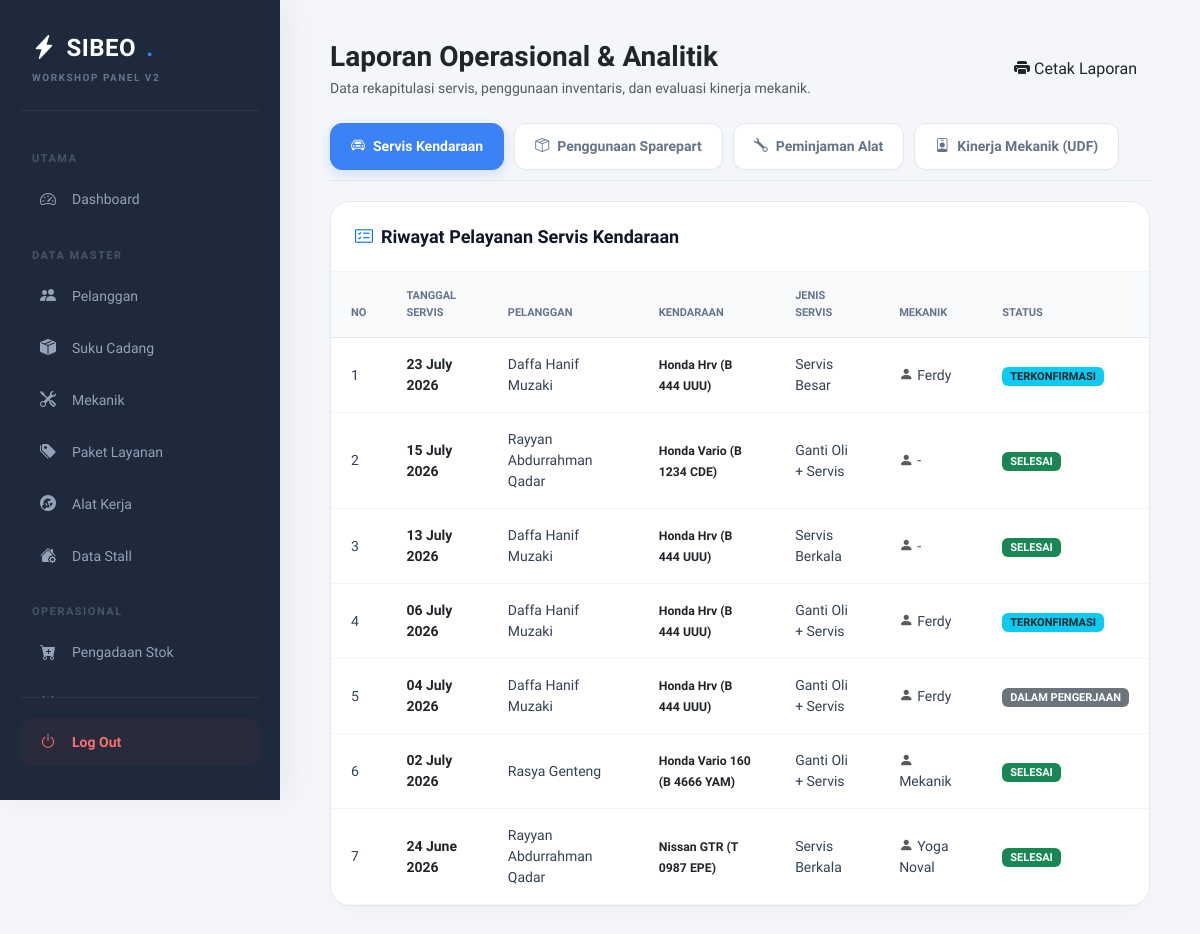
The app's page /admin/laporan.php with its own data.
### tables this page shows
CREATE TABLE `tbl_booking` (
  `id_booking` int(11) NOT NULL,
  `kode_booking` varchar(20) NOT NULL,
  `id_pelanggan` int(11) NOT NULL,
  `id_kendaraan` int(11) NOT NULL,
  `id_paket` int(11) NOT NULL,
  `id_stall` int(11) DEFAULT NULL,
  `id_mekanik` int(11) DEFAULT NULL,
  `tanggal_servis` date NOT NULL,
  `jam_servis` time NOT NULL,
  `keluhan` text NOT NULL,
  `status` varchar(30) NOT NULL DEFAULT 'menunggu',
  `created_at` timestamp NOT NULL DEFAULT current_timestamp()
);

CREATE TABLE `tbl_pelanggan` (
  `id_pelanggan` int(11) NOT NULL,
  `nomor_pelanggan` varchar(20) NOT NULL,
  `nama_lengkap` varchar(100) NOT NULL,
  `nik` varchar(16) NOT NULL,
  `no_telepon` varchar(15) NOT NULL,
  `email` varchar(100) NOT NULL,
  `alamat` text NOT NULL,
  `password` varchar(50) NOT NULL,
  `status` enum('aktif','nonaktif') NOT NULL DEFAULT 'aktif',
  `created_at` timestamp NOT NULL DEFAULT current_timestamp()
);

CREATE TABLE `tbl_paket_layanan` (
  `id_paket` int(11) NOT NULL,
  `nama_paket` varchar(100) NOT NULL,
  `deskripsi` text NOT NULL,
  `harga` decimal(12,2) NOT NULL
);

### admin/laporan.php (the view, shortened to what this page needs)
<?php
include "../config/koneksi.php";
function safe_text($value) {
    return htmlspecialchars((string)$value, ENT_QUOTES, 'UTF-8');
}
?>
<!DOCTYPE html>
<html lang="id">
<head>
    <link href="https://cdn.jsdelivr.net/npm/bootstrap@5.3.0/dist/css/bootstrap.min.css" rel="stylesheet">
    <link rel="stylesheet" href="https://cdn.jsdelivr.net/npm/bootstrap-icons@1.11.1/font/bootstrap-icons.css">
</head>
<body>
<div class="layout-wrapper">
    <div class="sidebar-panel">
        <div class="brand-section">
            <div class="brand-title"><i class="bi bi-lightning-charge-fill"></i>SIBEO<span>.</span></div>
            <div class="brand-subtitle">WORKSHOP PANEL v2</div>
        </div>
        <div class="menu-container">
            <div class="section-header">UTAMA</div>
            <a href="dashboard.php" class="nav-link"><i class="bi bi-speedometer2"></i>Dashboard</a>
            <div class="section-header">Data Master</div>
            <a href="pelanggan.php" class="nav-link"><i class="bi bi-people-fill"></i>Pelanggan</a>
            <a href="suku_cadang.php" class="nav-link"><i class="bi bi-box-seam-fill"></i>Suku Cadang</a>
            <a href="mekanik.php" class="nav-link"><i class="bi bi-tools"></i>Mekanik</a>
            <a href="paket_layanan.php" class="nav-link"><i class="bi bi-tags-fill"></i>Paket Layanan</a>
            <a href="alat_kerja.php" class="nav-link"><i class="bi bi-wrench-adjustable-circle-fill"></i>Alat Kerja</a>
            <a href="stall.php" class="nav-link"><i class="bi bi-house-gear-fill"></i>Data Stall</a>
            <div class="section-header">OPERASIONAL</div>
            <a href="pengadaan.php" class="nav-link"><i class="bi bi-cart-plus-fill"></i>Pengadaan Stok</a>
            <a href="booking.php" class="nav-link"><i class="bi bi-calendar-check-fill"></i>Transaksi Booking</a>
        </div>
        <div class="logout-box">
            <a href="../auth/logout.php" class="nav-link logout-btn" onclick="return confirm('Keluar dari aplikasi SIBEO?')">
                <i class="bi bi-power"></i>Log Out
            </a>
        </div>
    </div>
    <div class="main-canvas">
        <div class="d-flex justify-content-between align-items-center mb-4">
            <div>
                <h3 class="fw-bold text-dark m-0">Laporan Operasional & Analitik</h3>
                <p class="text-muted small m-0 mt-1">Data rekapitulasi servis, penggunaan inventaris, dan evaluasi kinerja mekanik.</p>
            </div>
            <button onclick="window.print()" class="btn btn-premium-primary">
                <i class="bi bi-printer-fill"></i> Cetak Laporan
            </button>
        </div>
        <ul class="nav nav-tabs-custom" id="reportTabs" role="tablist">
            <li class="nav-item" role="presentation">
                <button class="nav-link active" id="servis-tab" data-bs-toggle="tab" data-bs-target="#servis" type="button" role="tab"><i class="bi bi-car-front me-2"></i>Servis Kendaraan</button>
            </li>
            <li class="nav-item" role="presentation">
                <button class="nav-link" id="sparepart-tab" data-bs-toggle="tab" data-bs-target="#sparepart" type="button" role="tab"><i class="bi bi-box-seam me-2"></i>Penggunaan Sparepart</button>
            </li>
            <li class="nav-item" role="presentation">
                <button class="nav-link" id="alat-tab" data-bs-toggle="tab" data-bs-target="#alat" type="button" role="tab"><i class="bi bi-wrench me-2"></i>Peminjaman Alat</button>
            </li>
            <li class="nav-item" role="presentation">
                <button class="nav-link" id="kinerja-tab" data-bs-toggle="tab" data-bs-target="#kinerja" type="button" role="tab"><i class="bi bi-person-badge me-2"></i>Kinerja Mekanik (UDF)</button>
            </li>
        </ul>
        <div class="tab-content" id="reportTabsContent">
            <div class="tab-pane fade show active" id="servis" role="tabpanel">
                <div class="data-card-premium">
                    <div class="data-card-header">
                        <h5 class="data-card-title"><i class="bi bi-card-checklist text-primary me-2"></i>Riwayat Pelayanan Servis Kendaraan</h5>
                    </div>
                    <div class="table-responsive">
                        <table class="table table-hover table-premium align-middle mb-0">
                            <thead>
                                <tr>
                                    <th>No</th>
                                    <th>Tanggal Servis</th>
                                    <th>Pelanggan</th>
                                    <th>Kendaraan</th>
                                    <th>Jenis Servis</th>
                                    <th>Mekanik</th>
                                    <th>Status</th>
                                </tr>
                            </thead>
                            <tbody>
                                <?php
                                $no = 1;
                                $query_servis = mysqli_query($koneksi, "
                                    SELECT b.tanggal_servis, p.nama_lengkap AS nama_pelanggan,
                                           CONCAT(k.merk, ' (', k.nomor_polisi, ')') AS nama_kendaraan,
                                           pl.nama_paket AS jenis_servis,
                                           IFNULL(m.nama, '-') AS nama_mekanik,
                                           b.status
                                    FROM tbl_booking b
                                    LEFT JOIN tbl_pelanggan p ON b.id_pelanggan = p.id_pelanggan
                                    LEFT JOIN tbl_kendaraan k ON b.id_kendaraan = k.id_kendaraan
                                    LEFT JOIN tbl_paket_layanan pl ON b.id_paket = pl.id_paket
                                    LEFT JOIN tbl_mekanik m ON b.id_mekanik = m.id_mekanik
                                    ORDER BY b.tanggal_servis DESC, b.id_booking DESC
                                ");
                                if ($query_servis && mysqli_num_rows($query_servis) > 0) {
                                    while ($row = mysqli_fetch_assoc($query_servis)) {
                                        $st = strtolower($row['status']);
                                        $badge_class = 'bg-secondary text-white';
                                        if($st == 'selesai') $badge_class = 'bg-success text-white';
                                        elseif($st == 'proses' || $st == 'dalam_proses') $badge_class = 'bg-warning text-dark';
                                        elseif($st == 'terkonfirmasi') $badge_class = 'bg-info text-dark';
                                        ?>
                                        <tr>
                                            <td><?= $no++; ?></td>
                                            <td><span class="fw-bold text-dark"><?= date('d F Y', strtotime($row['tanggal_servis'])); ?></span></td>
                                            <td><?= safe_text($row['nama_pelanggan']); ?></td>
                                            <td><code class="text-dark fw-bold"><?= safe_text($row['nama_kendaraan']); ?></code></td>
                                            <td><?= safe_text($row['jenis_servis']); ?></td>
                                            <td><i class="bi bi-person-fill text-muted me-1"></i><?= safe_text($row['nama_mekanik']); ?></td>
                                            <td><span class="badge badge-status <?= $badge_class; ?>"><?= safe_text($row['status']); ?></span></td>
                                        </tr>
                                        <?php
                                    }
                                } else {
                                    echo "<tr><td colspan='7' class='text-center py-4 text-muted'>Belum ada riwayat pelayanan servis.</td></tr>";
                                }
                                ?>
                            </tbody>
                        </table>
                    </div>
                </div>
            </div>
        </div>
    </div>
</div>
</body>
</html>

### admin/laporan.php (style rules this page uses)
:root { --bg-body: #f4f6f9; --sidebar-bg: #1e293b; --sidebar-color: #94a3b8; --sidebar-active: #3b82f6; --text-dark: #0f172a; --card-shadow: 0 10px 25px -5px rgba(0, 0, 0, 0.02), 0 8px 10px -6px rgba(0, 0, 0, 0.02); }
* { font-family: 'Plus Jakarta Sans', sans-serif !important; }
body { background-color: var(--bg-body); color: #334155; overflow-x: hidden; }
.layout-wrapper { display: flex; min-height: 100vh; }
.sidebar-panel { width: 280px; background: var(--sidebar-bg); flex-shrink: 0; display: flex; flex-direction: column; justify-content: space-between; padding: 30px 20px; box-shadow: 10px 0 30px rgba(15, 23, 42, 0.05); position: sticky; top: 0; height: 100vh; }
.brand-section { padding: 0 12px 25px 12px; border-bottom: 1px solid rgba(255,255,255,0.06); flex-shrink: 0; }
.brand-title { font-size: 24px; font-weight: 800; color: #ffffff; letter-spacing: 0.5px; display: flex; align-items: center; gap: 10px; }
.brand-title span { color: var(--sidebar-active); }
.brand-subtitle { font-size: 10px; color: #64748b; font-weight: 700; text-transform: uppercase; letter-spacing: 1.5px; margin-top: 4px; }
.menu-container { overflow-y: auto; flex-grow: 1; padding-right: 8px; margin-top: 20px; }
.section-header { font-size: 11px; font-weight: 800; color: #475569; text-transform: uppercase; letter-spacing: 1.5px; padding: 20px 12px 8px 12px; }
.sidebar-panel .nav-link { color: var(--sidebar-color); font-size: 14px; font-weight: 500; padding: 12px 16px; display: flex; align-items: center; text-decoration: none; border-radius: 12px; margin-bottom: 4px; transition: all 0.2s ease; }
.sidebar-panel .nav-link i { width: 24px; font-size: 16px; margin-right: 12px; text-align: center; }
.logout-box { padding-top: 20px; border-top: 1px solid rgba(255,255,255,0.06); flex-shrink: 0; }
.logout-btn { color: #f87171 !important; font-weight: 600 !important; background: rgba(239, 68, 68, 0.05); }
.main-canvas { flex-grow: 1; padding: 40px 50px; max-width: calc(100% - 280px); }
.data-card-premium { background: #ffffff; border-radius: 20px; border: 1px solid #e2e8f0; box-shadow: var(--card-shadow); overflow: hidden; margin-top: 20px; }
.data-card-header { padding: 24px; background: #ffffff; border-bottom: 1px solid #f1f5f9; }
.data-card-title { font-size: 18px; font-weight: 700; color: var(--text-dark); margin: 0; }
.table-premium thead th { background: #f8fafc; color: #64748b; font-size: 11px; font-weight: 700; text-transform: uppercase; padding: 16px 20px; border-bottom: 1px solid #e2e8f0; }
.table-premium tbody td { padding: 16px 20px; border-bottom: 1px solid #f1f5f9; font-size: 14px; color: #334155; }
.nav-tabs-custom { display: flex; gap: 10px; border-bottom: 1px solid #e2e8f0; padding-bottom: 10px; }
.nav-tabs-custom .nav-link { border: none; background: #ffffff; color: #64748b; font-weight: 600; font-size: 14px; padding: 12px 20px; border-radius: 12px; transition: all 0.2s ease; box-shadow: 0 2px 4px rgba(0,0,0,0.02); border: 1px solid #e2e8f0; }
.nav-tabs-custom .nav-link.active { background: var(--sidebar-active); color: #ffffff; border-color: var(--sidebar-active); box-shadow: 0 4px 12px rgba(59, 130, 246, 0.2); }
.badge-status { text-transform: uppercase; font-size: 11px; font-weight: 700; padding: 4px 8px; border-radius: 6px; }

### records on screen
tbl_booking: tanggal_servis "23 July 2026", id_pelanggan.nama_lengkap "Daffa Hanif Muzaki", nama_kendaraan "Honda Hrv (B 444 UUU)", id_paket.nama_paket "Servis Besar", nama_mekanik "Ferdy", status "TERKONFIRMASI"
tbl_booking: tanggal_servis "15 July 2026", id_pelanggan.nama_lengkap "Rayyan Abdurrahman Qadar", nama_kendaraan "Honda Vario (B 1234 CDE)", id_paket.nama_paket "Ganti Oli + Servis", nama_mekanik "-", status "SELESAI"
tbl_booking: tanggal_servis "13 July 2026", id_pelanggan.nama_lengkap "Daffa Hanif Muzaki", nama_kendaraan "Honda Hrv (B 444 UUU)", id_paket.nama_paket "Servis Berkala", nama_mekanik "-", status "SELESAI"
tbl_booking: tanggal_servis "06 July 2026", id_pelanggan.nama_lengkap "Daffa Hanif Muzaki", nama_kendaraan "Honda Hrv (B 444 UUU)", id_paket.nama_paket "Ganti Oli + Servis", nama_mekanik "Ferdy", status "TERKONFIRMASI"
tbl_booking: tanggal_servis "04 July 2026", id_pelanggan.nama_lengkap "Daffa Hanif Muzaki", nama_kendaraan "Honda Hrv (B 444 UUU)", id_paket.nama_paket "Ganti Oli + Servis", nama_mekanik "Ferdy", status "DALAM PENGERJAAN"
tbl_booking: tanggal_servis "02 July 2026", id_pelanggan.nama_lengkap "Rasya Genteng", nama_kendaraan "Honda Vario 160 (B 4666 YAM)", id_paket.nama_paket "Ganti Oli + Servis", nama_mekanik "Mekanik", status "SELESAI"
tbl_booking: tanggal_servis "24 June 2026", id_pelanggan.nama_lengkap "Rayyan Abdurrahman Qadar", nama_kendaraan "Nissan GTR (T 0987 EPE)", id_paket.nama_paket "Servis Berkala", nama_mekanik "Yoga Noval", status "SELESAI"
